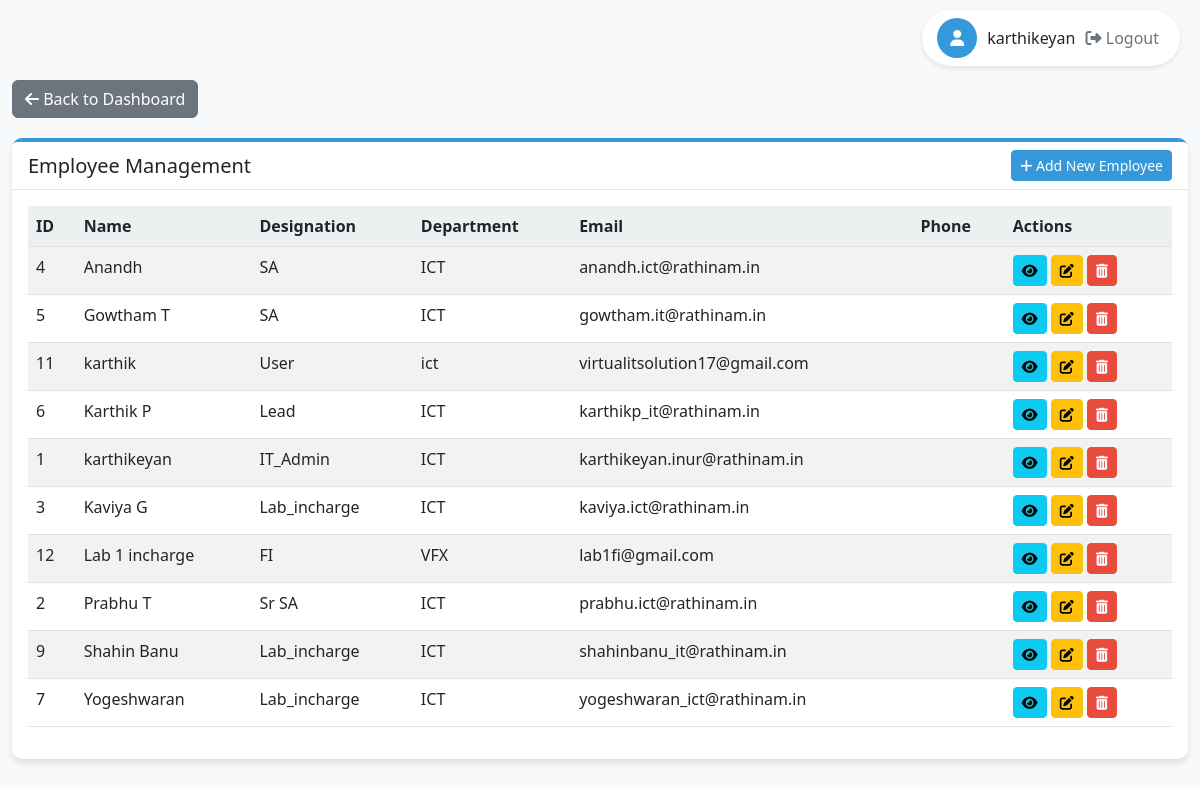
Screenshot of /manage_emp.php (signed in) with the database file from the repository.
### tables this page shows
CREATE TABLE `employee` (
  `emp_id` int(11) NOT NULL,
  `emp_code` varchar(20) DEFAULT NULL,
  `emp_name` varchar(100) DEFAULT NULL,
  `email` varchar(100) DEFAULT NULL,
  `password` varchar(255) DEFAULT NULL,
  `designation` enum('Lead','Sr SA','SA','IT_Admin','Lab_incharge','HOD','FI','User') DEFAULT NULL,
  `department` varchar(100) DEFAULT NULL,
  `status` enum('Active','Inactive') DEFAULT 'Active'
);

### manage_emp.php (the view, shortened to what this page needs)
<?php
require_once 'config.php';
$currentUserName = "User";
$user_designation = null;
$user_id = $_SESSION['user_id'];
$query = "SELECT emp_name, designation FROM employee WHERE emp_id = ?";
if ($stmt = $conn->prepare($query)) {
    $stmt->bind_param("i", $user_id);
    $stmt->execute();
    $result = $stmt->get_result();
    if ($result->num_rows > 0) {
        $user = $result->fetch_assoc();
        $currentUserName = $user['emp_name'];
        $user_designation = $user['designation'];
    }
}
$is_admin = in_array($user_designation, ['Lead', 'Sr SA', 'IT_Admin']);
$employees = [];
$query = "SELECT * FROM employee ORDER BY emp_name ASC";
$result = $conn->query($query);
if ($result) {
    $employees = $result->fetch_all(MYSQLI_ASSOC);
}
?>
<!DOCTYPE html>
<html lang="en">
<head>
    <link href="https://cdn.jsdelivr.net/npm/bootstrap@5.3.0/dist/css/bootstrap.min.css" rel="stylesheet">
    <link rel="stylesheet" href="https://cdnjs.cloudflare.com/ajax/libs/font-awesome/6.4.0/css/all.min.css">
</head>
<body>
    <div class="user-info">
        <div class="user-icon">
            <i class="fas fa-user"></i>
        </div>
        <div>
            <span><?php echo htmlspecialchars($currentUserName); ?></span>
            <form action="logout.php" method="post" style="display: inline;">
                <button type="submit" class="logout-btn">
                    <i class="fas fa-sign-out-alt"></i> Logout
                </button>
            </form>
        </div>
    </div>
    <div class="container">
        <div class="back-btn-container">
            <a href="dashboard.php" class="btn btn-secondary">
                <i class="fas fa-arrow-left"></i> Back to Dashboard
            </a>
        </div>
        <div class="card mb-4">
            <div class="card-header d-flex justify-content-between align-items-center">
                <h5 class="mb-0">Employee Management</h5>
                <?php if ($is_admin): ?>
                    <a href="add_emp.php" class="btn btn-primary btn-sm">
                        <i class="fas fa-plus"></i> Add New Employee
                    </a>
                <?php endif; ?>
            </div>
            <div class="card-body">
                <div class="table-responsive">
                    <table class="table table-striped table-hover">
                        <thead>
                            <tr>
                                <th>ID</th>
                                <th>Name</th>
                                <th>Designation</th>
                                <th>Department</th>
                                <th>Email</th>
                                <th>Phone</th>
                                <th>Actions</th>
                            </tr>
                        </thead>
                        <tbody>
                            <?php foreach ($employees as $employee): ?>
                                <tr>
                                    <td><?php echo htmlspecialchars($employee['emp_id']); ?></td>
                                    <td><?php echo htmlspecialchars($employee['emp_name']); ?></td>
                                    <td><?php echo htmlspecialchars($employee['designation']); ?></td>
                                    <td><?php echo htmlspecialchars($employee['department']); ?></td>
                                    <td><?php echo htmlspecialchars($employee['email']); ?></td>
                                    <td><?php echo htmlspecialchars($employee['phone']); ?></td>
                                    <td class="action-btns">
                                        <a href="view_emp.php?id=<?php echo $employee['emp_id']; ?>" class="btn btn-info btn-sm" title="View">
                                            <i class="fas fa-eye"></i>
                                        </a>
                                        <?php if ($is_admin): ?>
                                            <a href="edit_emp.php?id=<?php echo $employee['emp_id']; ?>" class="btn btn-warning btn-sm" title="Edit">
                                                <i class="fas fa-edit"></i>
                                            </a>
                                            <a href="delete_emp.php?id=<?php echo $employee['emp_id']; ?>" class="btn btn-danger btn-sm" title="Delete" onclick="return confirm('Are you sure you want to delete this employee?');">
                                                <i class="fas fa-trash-alt"></i>
                                            </a>
                                        <?php endif; ?>
                                    </td>
                                </tr>
                            <?php endforeach; ?>
                        </tbody>
                    </table>
                </div>
            </div>
        </div>
    </div>
</body>
</html>

### manage_emp.php (style rules this page uses)
:root { --primary-color: #3498db; --secondary-color: #2980b9; --accent-color: #e74c3c; --light-color: #ecf0f1; --dark-color: #2c3e50; }
body { background-color: #f8f9fa; font-family: 'Segoe UI', Tahoma, Geneva, Verdana, sans-serif; padding-top: 60px; }
.container { max-width: 1200px; margin-top: 20px; }
.card { border-radius: 10px; box-shadow: 0 4px 6px rgba(0,0,0,0.1); border: none; border-top: 4px solid var(--primary-color); }
.card-header { background-color: white; border-bottom: 1px solid rgba(0,0,0,0.1); font-weight: 600; }
.table th { background-color: var(--light-color); }
.btn-primary { background-color: var(--primary-color); border-color: var(--primary-color); }
.btn-danger { background-color: var(--accent-color); border-color: var(--accent-color); }
.user-info { position: fixed; top: 10px; right: 20px; display: flex; align-items: center; gap: 10px; background-color: white; padding: 8px 15px; border-radius: 30px; box-shadow: 0 2px 5px rgba(0,0,0,0.1); z-index: 1000; }
.user-icon { width: 40px; height: 40px; background-color: var(--primary-color); color: white; border-radius: 50%; display: flex; align-items: center; justify-content: center; }
.logout-btn { background: none; border: none; color: #6c757d; cursor: pointer; transition: color 0.3s; }
.action-btns .btn { padding: 0.25rem 0.5rem; font-size: 0.875rem; }
.back-btn-container { margin-bottom: 20px; }

### rows the page displays
employee: emp_name "karthikeyan", emp_id "1", designation "IT_Admin", department "ICT", email "karthikeyan.inur@rathinam.in"
employee: emp_id "4", emp_name "Anandh", designation "SA", department "ICT", email "anandh.ict@rathinam.in"
employee: emp_id "5", emp_name "Gowtham T", designation "SA", department "ICT", email "gowtham.it@rathinam.in"
employee: emp_id "11", emp_name "karthik", designation "User", department "ict", email "virtualitsolution17@gmail.com"
employee: emp_id "6", emp_name "Karthik P", designation "Lead", department "ICT", email "karthikp_it@rathinam.in"
employee: emp_id "3", emp_name "Kaviya G", designation "Lab_incharge", department "ICT", email "kaviya.ict@rathinam.in"
employee: emp_id "12", emp_name "Lab 1 incharge", designation "FI", department "VFX", email "lab1fi@gmail.com"
employee: emp_id "2", emp_name "Prabhu T", designation "Sr SA", department "ICT", email "prabhu.ict@rathinam.in"
employee: emp_id "9", emp_name "Shahin Banu", designation "Lab_incharge", department "ICT", email "shahinbanu_it@rathinam.in"
employee: emp_id "7", emp_name "Yogeshwaran", designation "Lab_incharge", department "ICT", email "yogeshwaran_ict@rathinam.in"
